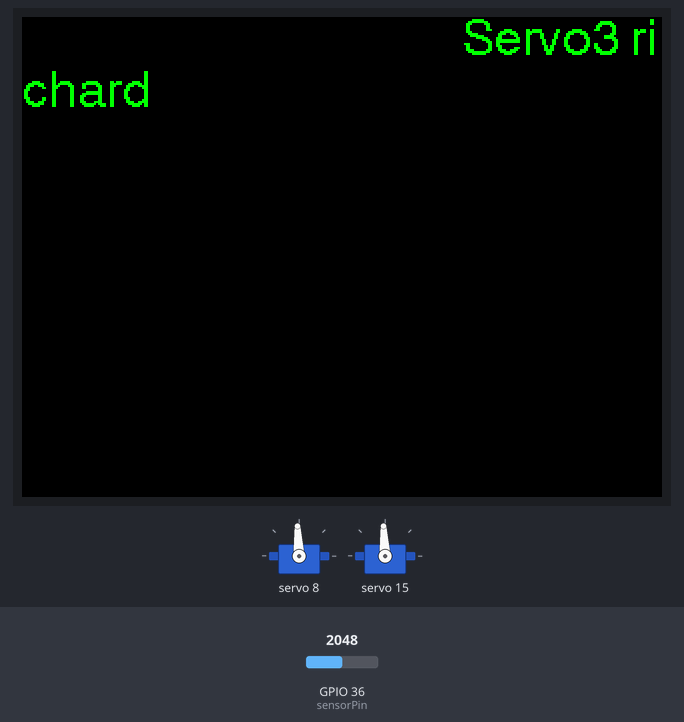
The program below on a simulated ESP32. Parts: 320×240 colour display, 2 × servo. Inputs (shaded band) come from the test bench; at power-on: GPIO 36 (sensorPin) = 2048. What the program prints to the serial monitor is not drawn.

Above: at 1.3 s.
1.4 s: GPIO 36 (sensorPin) set to 2540
At 2.4 s:
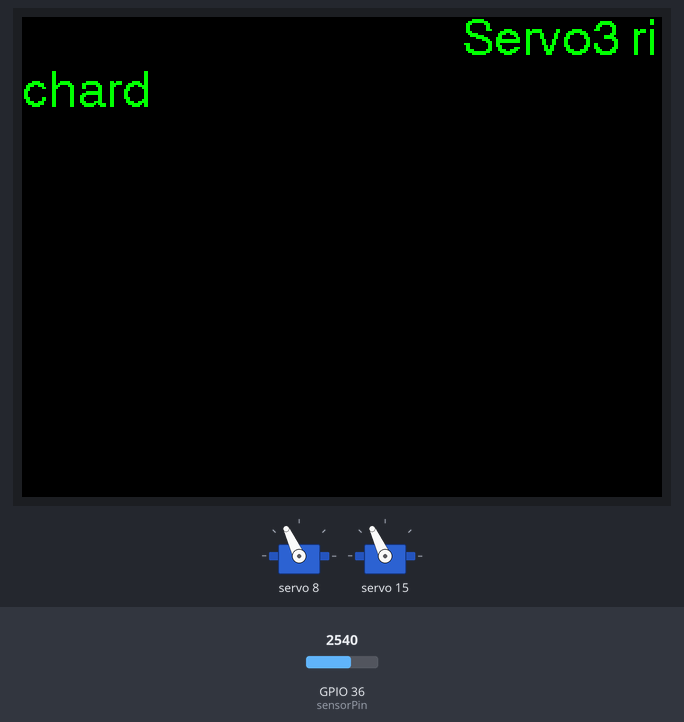
3.0 s: GPIO 36 (sensorPin) set to 2866
At 3.6 s:
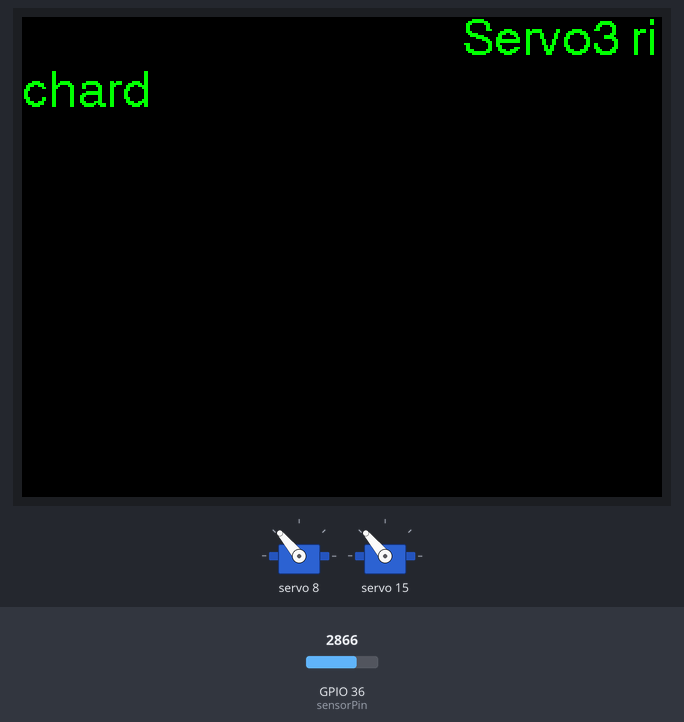
4.6 s: GPIO 36 (sensorPin) set to 3603
At 5.8 s:
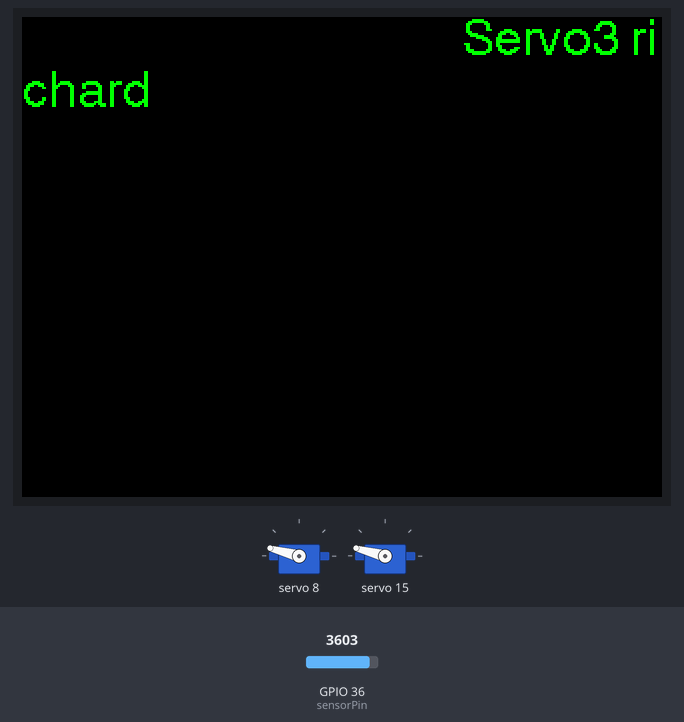
6.1 s: GPIO 36 (sensorPin) set to 4095
At 6.9 s:
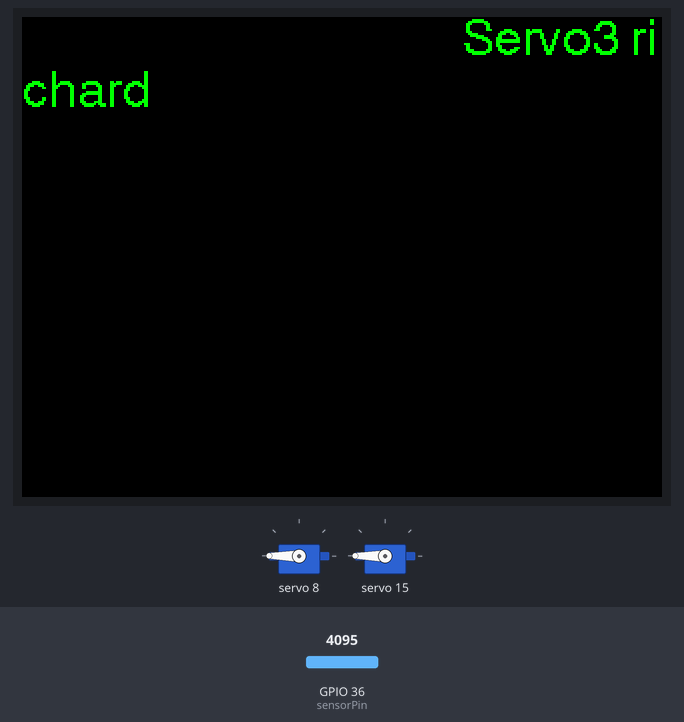
7.7 s: GPIO 36 (sensorPin) set to 1228
At 8.1 s:
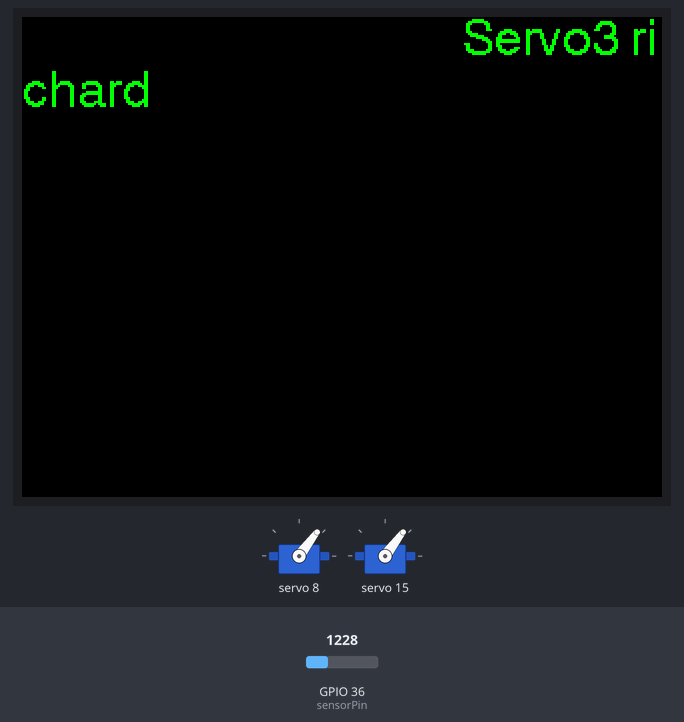
9.3 s: GPIO 36 (sensorPin) set to 491
At 10.4 s:
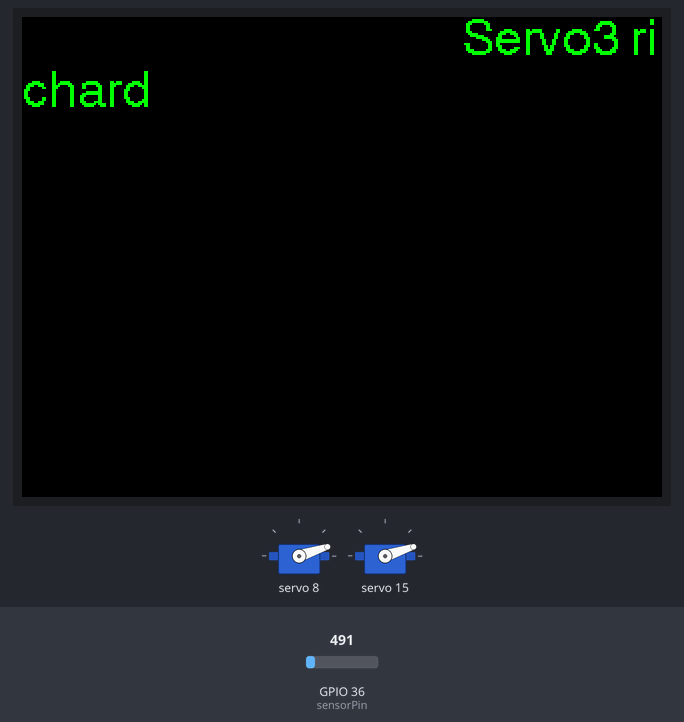
Timing chart, 0 to 11.8 s (numbered marks = the images above; inputs shaded):
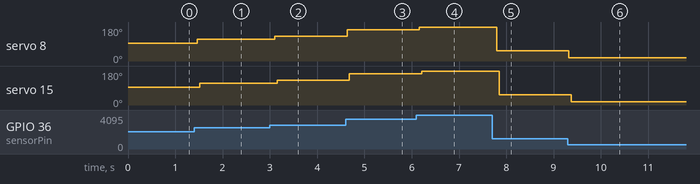

The program:

main.cpp
```cpp
// (licence header left out)
#include <Arduino.h>
#include <M5Core2.h>
#include <Wire.h>
#include "Adafruit_PWMServoDriver.h"

Adafruit_PWMServoDriver pwm = Adafruit_PWMServoDriver(0x40, Wire1);

#define SERVOMIN 102  // This is the 'minimum' pulse length count (out of 4096)
#define SERVOMAX 512  // This is the 'maximum' pulse length count (out of 4096)
#define USMIN 500     // This is the rounded 'minimum' microsecond length based on the minimum pulse of 102
#define USMAX 2500    // This is the rounded 'maximum' microsecond length based on the maximum pulse of 512
#define SERVO_FREQ 50 // Analog servos run at ~50 Hz updates

int sensorPin = 36;         // set the input pin for the potentiometer.
int last_sensorValue = 100; // Stores the value last read by the sensor.
int cur_sensorValue = 0;    // Stores the value currently read by the sensor.

void setup()
{
  M5.begin(true, true, true, true, kMBusModeInput);
  /* kMBusModeOutput, powered by USB or Battery
   kMBusModeInput, powered by outside input need to fill in this Otherwise M5Core2 will not work properly
   */
  Wire1.begin(21, 22);
  pwm.begin();
  pwm.setPWMFreq(50);
  Serial.begin(9600);

  pinMode(sensorPin, INPUT); // Sets the specified pin to input mode.

  M5.Lcd.setCursor(220, 0, 4);
  M5.Lcd.setTextColor(TFT_GREEN, TFT_BLACK);
  M5.Lcd.print("Servo3 richard");

  // dacWrite(25, 0);
}

void setServoPulse(uint8_t n, double pulse) {
    double pulselength;
    pulselength = 1000000; // 1,000,000 us per second
    pulselength /= 50;     // 50 Hz
    Serial.print(pulselength);
    Serial.println(" us per period");
    pulselength /= 4096; // 12 bits of resolution
    Serial.print(pulselength);
    Serial.println(" us per bit");
    pulse *= 1000;
    pulse /= pulselength;
    Serial.println(pulse);
    pwm.setPWM(n, 0, pulse);
}

void servo_angle_write(uint8_t n, int Angle) {
  double pulse = Angle;
  pulse = pulse / 90 + 0.5;
  setServoPulse(n, pulse);
}

void loop() {
  // mapped to pot
  cur_sensorValue = analogRead(sensorPin); // read the value from the sensor.
  const int normalVal = map(cur_sensorValue, 0, 4096, 0, 180);

  // first sensor value
  servo_angle_write(8, normalVal);
  servo_angle_write(15, normalVal);

  delay(50);
}
```

Measured:
- after the input at 1.4 s, servo 8: 93° → 115° after 0.07 s; servo 15: 93° → 115° after 0.12 s
- after the input at 3.0 s, servo 8: 115° → 130° after 0.10 s; servo 15: 115° → 130° after 0.15 s
- after the input at 4.6 s, servo 8: 130° → 165° at once; servo 15: 130° → 165° after 0.08 s
- after the input at 6.1 s, servo 8: 165° → 180° after 0.06 s; servo 15: 165° → 180° after 0.11 s
- after the input at 7.7 s, servo 8: 180° → 53° after 0.09 s; servo 15: 180° → 53° after 0.15 s
- after the input at 9.3 s, servo 8: 53° → 18° at once; servo 15: 53° → 18° after 0.08 s
